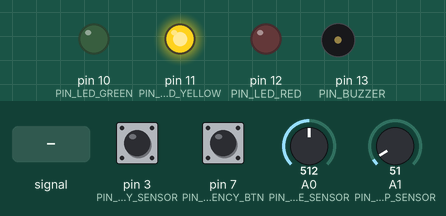
A sketch run on a simulated Arduino Uno, built with avr-gcc and run on an emulated ATmega328P. Shown: output pins drawn as LEDs (lit = HIGH), buzzer (waves = sounding). Inputs (shaded band) come from the test bench; at power-on: A0 (PIN_PULSE_SENSOR) = 512, pin 7 (PIN_EMERGENCY_BTN) HIGH, pin 3 (PIN_ACTIVITY_SENSOR) HIGH, A1 (PIN_TEMP_SENSOR) = 51. What the sketch prints to the serial monitor is not drawn.

Above: at 1.3 s.
1.4 s: A0 (PIN_PULSE_SENSOR) fed a 200 Hz sine of ±460 counts around its level
At 7.7 s:
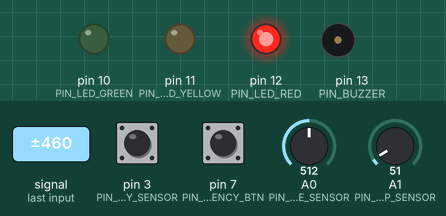
9.1 s: A0 (PIN_PULSE_SENSOR) set to 306
At 9.8 s:
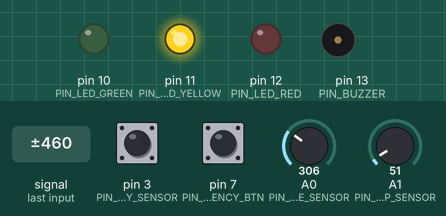
13.0 s: pin 7 (PIN_EMERGENCY_BTN) pulled LOW for 3 s
At 15.24 s:
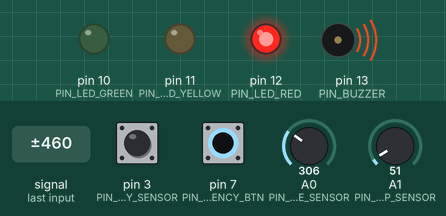
17.5 s: pin 3 (PIN_ACTIVITY_SENSOR) driven LOW
At 19.2 s:
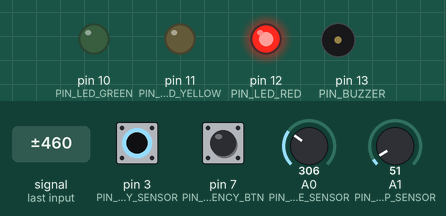
22.8 s: pin 3 (PIN_ACTIVITY_SENSOR) driven HIGH
At 24.8 s:
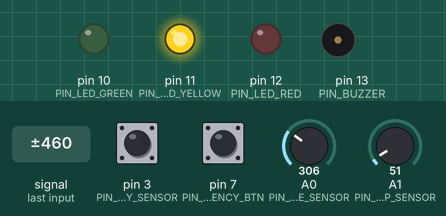
26.7 s: A0 (PIN_PULSE_SENSOR) set to 84
30.6 s: A0 (PIN_PULSE_SENSOR) set to 74
At 34.2 s:
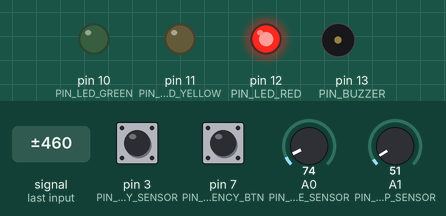
Timing chart, 0 to 37.8 s (numbered marks = the images above; inputs shaded):
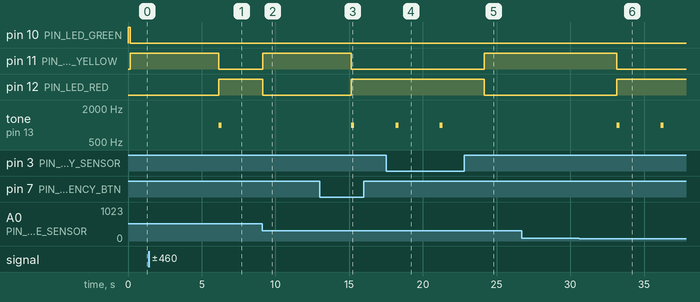

The sketch:

smart_collar.ino
```cpp
// ================================================================================
// CLYVO VET - SMART COLLAR TELEMETRY NODE (IoT Edge)
// Disciplina: Disruptive Architectures: IoT, IoB & Generative AI - Sprint 3
// Alunos: Kaiky Pereira (RM 564578), Leandro Guarido (RM 561760), Gabriel Solano (RM 562325)
// ================================================================================
// 100% NATIVO - SEM NENHUMA BIBLIOTECA EXTERNA (Compilação instantânea e garantida)
// Compatível com: Wokwi Simulator, Tinkercad e Arduino UNO / ESP32 Físico
// ================================================================================

// Definição de Pinos
#define PIN_PULSE_SENSOR    A0  // Potenciômetro: Frequência Cardíaca (50 a 180 BPM)
#define PIN_TEMP_SENSOR     A1  // Sensor Analógico: Temperatura Corporal (35.0 a 42.0 °C)
#define PIN_ACTIVITY_SENSOR 3   // Botão Azul: Acelerômetro / Movimento Pós-Cirúrgico
#define PIN_EMERGENCY_BTN   7   // Botão Vermelho: Botão SOS / Pânico do Tutor

#define PIN_LED_GREEN       10  // LED Verde: Estável (Sinais Normais)
#define PIN_LED_YELLOW      11  // LED Amarelo: Atenção (Variação Moderada)
#define PIN_LED_RED         12  // LED Vermelho: Crítico (Emergência Pós-Operatória)
#define PIN_BUZZER          13  // Buzzer: Alarme Sonoro de Emergência

// Metadados do Paciente (Vinculado ao PetHealthEcosystem / MySQL)
const int PET_ID = 1;
const char* PET_NAME = "Thor";
const bool NEEDS_POST_OP_CARE = true;

// Controle de Intervalo de Envio (3 segundos)
unsigned long previousMillis = 0;
const long telemetryInterval = 3000;

// ================================================================================
// CONTROLE MANUAL RÁPIDO (OPCIONAL PARA TESTES):
// Se quiser forçar um valor fixo, basta alterar aqui:
// Exemplo: float TEMPERATURA_MANUAL = 40.0; (coloque 0.0 para usar o sensor analógico)
// Exemplo: int   BPM_MANUAL         = 155;  (coloque 0 para usar o sensor analógico)
float TEMPERATURA_MANUAL = 0.0;
int   BPM_MANUAL         = 0;
// ================================================================================

void setup() {
  Serial.begin(9600);

  // Configuração dos Pinos dos Sensores
  pinMode(PIN_PULSE_SENSOR, INPUT);
  pinMode(PIN_TEMP_SENSOR, INPUT);
  pinMode(PIN_ACTIVITY_SENSOR, INPUT_PULLUP);
  pinMode(PIN_EMERGENCY_BTN, INPUT_PULLUP);

  // Configuração dos Pinos dos Atuadores
  pinMode(PIN_LED_GREEN, OUTPUT);
  pinMode(PIN_LED_YELLOW, OUTPUT);
  pinMode(PIN_LED_RED, OUTPUT);
  pinMode(PIN_BUZZER, OUTPUT);

  // Estado Inicial: LED Verde ligado imediatamente para feedback visual instantâneo
  digitalWrite(PIN_LED_GREEN, HIGH);
  digitalWrite(PIN_LED_YELLOW, LOW);
  digitalWrite(PIN_LED_RED, LOW);
  digitalWrite(PIN_BUZZER, LOW);

  Serial.println("==================================================");
  Serial.println("  CLYVO VET - SMART COLLAR TELEMETRY NODE (IoT)   ");
  Serial.println("  Iniciando monitoramento de sinais vitais...     ");
  Serial.println("==================================================");
}

void loop() {
  unsigned long currentMillis = millis();

  // Executa imediatamente na inicialização (sem delay) e depois a cada 3 segundos
  if (previousMillis == 0 || currentMillis - previousMillis >= telemetryInterval) {
    previousMillis = currentMillis;

    // 1. Leitura da Temperatura Corporal (ou valor manual se definido)
    float temperature;
    if (TEMPERATURA_MANUAL > 0.0) {
      temperature = TEMPERATURA_MANUAL;
    } else {
      int rawTemp = analogRead(PIN_TEMP_SENSOR);
      temperature = 35.0 + ((float)rawTemp / 1023.0) * 7.0;
    }

    // 2. Leitura da Frequência Cardíaca (ou valor manual se definido)
    int heartRate;
    if (BPM_MANUAL > 0) {
      heartRate = BPM_MANUAL;
    } else {
      int rawPulse = analogRead(PIN_PULSE_SENSOR);
      heartRate = map(rawPulse, 0, 1023, 50, 180);
    }

    // 3. Leitura dos Sensores Digitais (INPUT_PULLUP: LOW = Pressionado/Ativo)
    bool isMoving = (digitalRead(PIN_ACTIVITY_SENSOR) == LOW);
    bool emergencyPressed = (digitalRead(PIN_EMERGENCY_BTN) == LOW);

    // 4. Algoritmo de Borda: Cálculo de Risco Vital
    String statusStr = "ESTAVEL";
    int riskScore = 0;

    // Regras Clínicas: Temperatura Canina/Felina (Normal: 37.5°C a 39.2°C)
    if (temperature > 39.5 || temperature < 37.2) {
      riskScore += 2; // Hipertermia grave ou hipotermia
    } else if (temperature > 39.2) {
      riskScore += 1; // Febre moderada
    }

    // Regras Clínicas: Batimentos Cardíacos (Normal repouso: 70 a 130 BPM)
    if (heartRate > 150 || heartRate < 60) {
      riskScore += 2; // Taquicardia severa ou bradicardia
    } else if (heartRate > 130) {
      riskScore += 1; // Frequência elevada
    }

    // Risco Pós-Operatório: Animal recém-operado não pode correr/se agitar
    if (NEEDS_POST_OP_CARE && isMoving) {
      riskScore += 2;
    }

    // Botão de Pânico do Tutor
    if (emergencyPressed) {
      riskScore += 4;
    }

    // 5. Atuação Física em Tempo Real (LEDs e Buzzer)
    if (riskScore >= 3) {
      statusStr = "CRITICO";
      digitalWrite(PIN_LED_GREEN, LOW);
      digitalWrite(PIN_LED_YELLOW, LOW);
      digitalWrite(PIN_LED_RED, HIGH);
      tone(PIN_BUZZER, 1000, 200); // Apito de emergência
    } else if (riskScore >= 1) {
      statusStr = "ATENCAO";
      digitalWrite(PIN_LED_GREEN, LOW);
      digitalWrite(PIN_LED_YELLOW, HIGH);
      digitalWrite(PIN_LED_RED, LOW);
      noTone(PIN_BUZZER);
    } else {
      statusStr = "ESTAVEL";
      digitalWrite(PIN_LED_GREEN, HIGH);
      digitalWrite(PIN_LED_YELLOW, LOW);
      digitalWrite(PIN_LED_RED, LOW);
      noTone(PIN_BUZZER);
    }

    // 6. Serialização JSON Padronizada para Envio ao Gateway / Nuvem / IA
    Serial.print("{\"petId\":");
    Serial.print(PET_ID);
    Serial.print(",\"petName\":\"");
    Serial.print(PET_NAME);
    Serial.print("\",\"temperatura\":");
    Serial.print(temperature, 1);
    Serial.print(",\"bpm\":");
    Serial.print(heartRate);
    Serial.print(",\"movimento\":");
    Serial.print(isMoving ? "true" : "false");
    Serial.print(",\"sos\":");
    Serial.print(emergencyPressed ? "true" : "false");
    Serial.print(",\"status\":\"");
    Serial.print(statusStr);
    Serial.print("\",\"riskScore\":");
    Serial.print(riskScore);
    Serial.println("}");
  }
}
```

Measured:
- the behaviour switches between 79 and 78 on A0 (PIN_PULSE_SENSOR) (found by bisection; images 5 and 6)
- after the input at 1.4 s, pin 11 (PIN_LED_YELLOW): HIGH → LOW after 4.7 s; pin 12 (PIN_LED_RED): LOW → HIGH after 4.7 s; tone on pin 13 (PIN_BUZZER): silent → 1000 Hz after 4.7 s, → silent 0.20 s later
- after the input at 9.1 s, pin 11 (PIN_LED_YELLOW): LOW → HIGH after 0.05 s instead of 3.0 s; pin 12 (PIN_LED_RED): HIGH → LOW after 0.05 s instead of 3.0 s; tone on pin 13 (PIN_BUZZER): stays silent (without the input it goes to 1000 Hz after 0.05 s)
- after the input at 13.0 s, pin 11 (PIN_LED_YELLOW): HIGH → LOW after 2.1 s; pin 12 (PIN_LED_RED): LOW → HIGH after 2.1 s; tone on pin 13 (PIN_BUZZER): silent → 1000 Hz after 2.1 s, → silent 0.20 s later
- after the input at 17.5 s, pin 11 (PIN_LED_YELLOW): stays LOW (without the input it goes to HIGH after 0.65 s); pin 12 (PIN_LED_RED): stays HIGH (without the input it goes to LOW after 0.65 s); tone on pin 13 (PIN_BUZZER): alternates 1000 Hz for 0.20 s and silent for 2.8 s, starting after 0.65 s
- after the input at 22.8 s, pin 11 (PIN_LED_YELLOW): LOW → HIGH after 1.3 s; pin 12 (PIN_LED_RED): HIGH → LOW after 1.3 s; tone on pin 13 (PIN_BUZZER): stays silent (without the input it goes to 1000 Hz after 1.3 s)
- after the input at 26.7 s, every drawn part: stays the same
- after the input at 30.6 s, pin 11 (PIN_LED_YELLOW): HIGH → LOW after 2.5 s; pin 12 (PIN_LED_RED): LOW → HIGH after 2.5 s; tone on pin 13 (PIN_BUZZER): alternates 1000 Hz for 0.20 s and silent for 2.8 s, starting after 2.5 s
